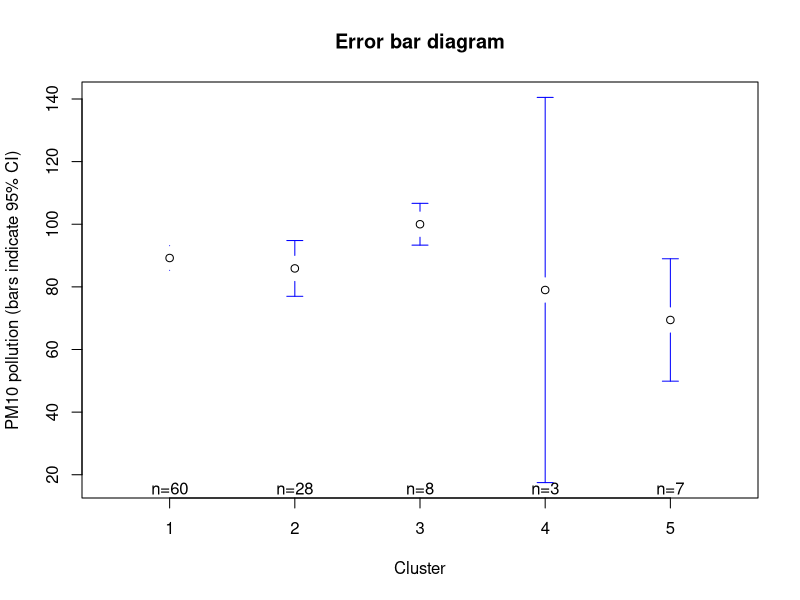
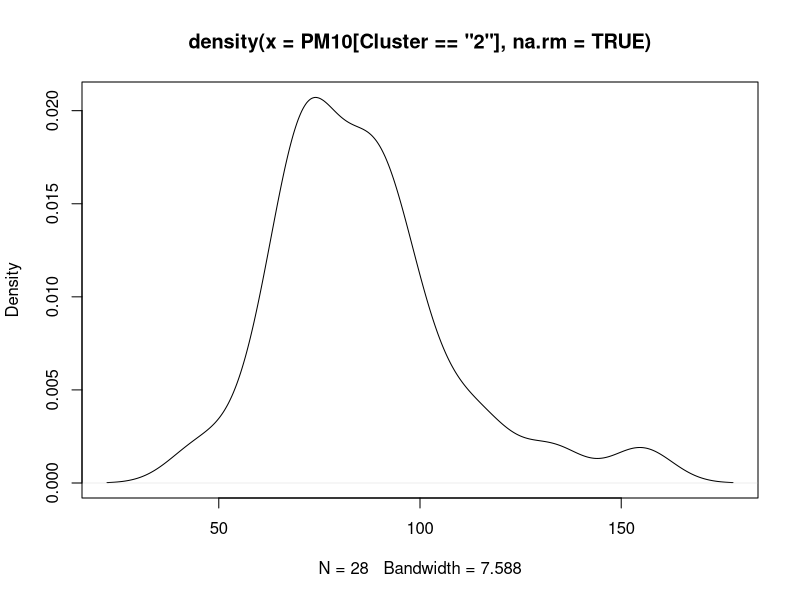

Recreate these plots in R, in order.
#########################################################
#########################################################
#############Testing of clusters#########################
#############by Thomas Dengler###########################

install.packages("car")
install.packages("gplots")


#for plotmeans
library("gplots")

#for Leventest and ANOVA
library("car")

setwd("C:/Users/TD/backup")
data_china = read.csv("data_chinatest.csv")

attach(data_china)

#remove NAs
data_china = data_china[is.na(data_china$Cluster) == "FALSE",]

data_china$Cluster = as.factor(data_china$Cluster)

#meansplot
plotmeans(PM10 ~ Cluster, p = 0.95, bars = T, xlab = "Cluster", 
          ylab = "PM10 pollution (bars indicate 95% CI)", 
          main = "Error bar diagram",
       connect = FALSE)

#normality?
tapply(data_china$PM10, data_china$Cluster, shapiro.test)

#reject for cluster 2!
plot(density(PM10[Cluster == "2"], na.rm = TRUE))

#variances equal?
leveneTest(data_china$PM10, data_china$Cluster)

leveneTest(PM10, Cluster)
##Cannot reject at 5%. 


#nonparametric alternative, very conservative

mediantest  = function(x, z){
     median = median(x, na.rm = T)
     above  = (x > median)
mediantable = table(above, z)
  print(mediantable)
  chisq.test(mediantable)
  
}

mediantest(PM10, Cluster)

#do anova anyway
?anova
anova = aov(PM10 ~ Cluster)
summary(anova)

#post-hoc test
print(pairwise.t.test(PM10, Cluster, p.adjust.method = "bonferroni", pool.sd = TRUE))
print(pairwise.t.test(PM10, Cluster, p.adjust.method = "none"))
